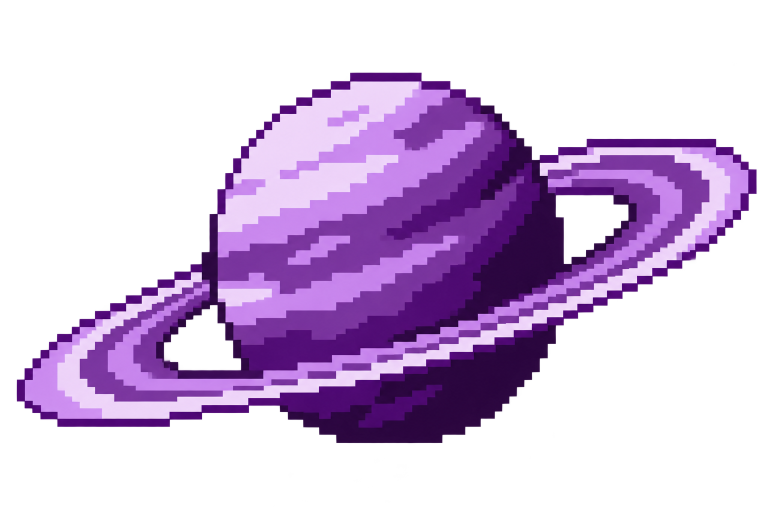
#> input picture design/source/planet.png, 1536 x 1024 px (shown at 1/2 size)
$ python build_assets.py
#> lines starting #> are read from the running program, lines starting #| are printed output that depends on the picture; after the words box and inside, x2 and y2 are one past the last pixel; in counts of white or black regions, pixels touching at a corner belong together
#!/usr/bin/env python3
"""Build the orbital identity. Pixel artwork uses a fixed grid; type stays readable."""
from pathlib import Path
from PIL import Image, ImageDraw, ImageFont, PngImagePlugin
import math
import random

ROOT = Path(__file__).resolve().parents[1]
OUT = ROOT / 'assets'
OUT.mkdir(exist_ok=True)
BG = '#100f1d'
INK = '#f2edff'
MUTED = '#bfb1d6'
LINE = '#342849'
VIOLET = '#aa80ee'
LILAC = '#d9bcff'
MINT = '#9ccec9'
TAU = math.tau


def font(size, bold=False, pixel=False):
    name = 'Silkscreen.ttf' if pixel else 'SpaceGrotesk.ttf'
    f = ImageFont.truetype(str(ROOT / 'design/fonts' / name), size)
    if not pixel:
        f.set_variation_by_axes([650 if bold else 450])
    return f


def text(draw, xy, value, size, fill=INK, bold=False, pixel=False):
    draw.text(xy, value, font=font(size, bold, pixel), fill=fill, anchor='lt')


# [5 lines left out: function save_png, not called in this run]


def sprite():
    # GIF has binary alpha. Quantize alpha and color on the logical pixel grid.
    source = Image.open(ROOT / 'design/source/planet.png').convert('RGBA')
#> source is the input picture: PIL image 1536x1024 RGBA; mean R, G, B, A 67.3, 35.8, 84.2, 96.2
    small = source.resize((96, 64), Image.Resampling.NEAREST)
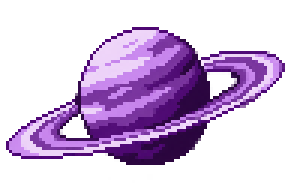
#> small: PIL image 96x64 RGBA (shown 3 times larger); mean R, G, B, A 67.4, 36, 84.4, 95.9; transparent parts drawn white
    alpha = small.getchannel('A').point(lambda a: 255 if a >= 210 else 0)
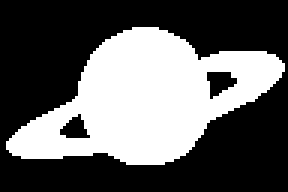
#> alpha: PIL image 96x64 L (shown 3 times larger); 37.7% white; 1 white region, box (x1, y1, x2, y2) and area: (2, 9, 95, 55) 2318
    colors = small.convert('RGB').quantize(colors=12, method=Image.Quantize.MEDIANCUT,
                                          dither=Image.Dither.NONE).convert('RGBA')
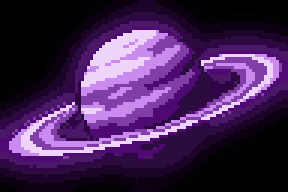
#> colors: PIL image 96x64 RGBA (shown 3 times larger); mean R, G, B, A 68, 36.8, 84.8, 255
    colors.putalpha(alpha)
    return colors


PLANET = sprite()


def stars(draw, width, height, seed, mobile=False):
    rng = random.Random(seed)
    for i in range(43 if not mobile else 31):
        x = rng.randrange(5, width // 4 - 5) * 4
        y = rng.randrange(5, height // 4 - 5) * 4
        # Leave the lettering field quiet.
        if (x < 595 and 95 < y < 408 and not mobile) or (y < 320 and mobile):
            continue
        color = ['#382b50', '#50406c', '#71618c', '#a899c5'][i % 4]
        draw.rectangle((x, y, x + 3, y + 3), fill=color)
        if i % 13 == 0:
            draw.rectangle((x-4, y+1, x+7, y+2), fill=color)
            draw.rectangle((x+1, y-4, x+2, y+7), fill=color)


def hero(mobile=False):
    width, height = (640, 720) if mobile else (1200, 500)
    canvas = Image.new('RGB', (width, height), BG)
    d = ImageDraw.Draw(canvas)
    stars(d, width, height, 24, mobile)
    if mobile:
        text(d, (42, 50), 'Gustavo', 74, bold=True)
        text(d, (42, 128), 'Maquias.', 74, bold=True)
        text(d, (46, 230), 'Desenvolvimento de software', 26, MUTED)
        text(d, (46, 275), '> java + typescript', 19, LILAC, pixel=True)
        cx, cy = 320, 506
        factor = 6
        orbit_a, orbit_b = 228, 78
    else:
        text(d, (62, 122), 'Gustavo', 91, bold=True)
        text(d, (62, 216), 'Maquias.', 91, bold=True)
        text(d, (68, 338), 'Desenvolvimento de software', 25, MUTED)
        text(d, (68, 407), '> java + typescript', 19, LILAC, pixel=True)
        cx, cy = 897, 243
        factor = 6
        orbit_a, orbit_b = 240, 104
    # A dotted orbital path is intentional diagram geometry on the pixel grid.
    angle = -0.32
    # [4 lines left out: function orbit, not called in this run]
    for n in range(104):
        x,y=orbit(n*TAU/104)
        if n%3 != 0:
            d.rectangle((x,y,x+2,y+2),fill=LINE)
    big = PLANET.resize((96*factor,64*factor),Image.Resampling.NEAREST)
    pos=(cx-big.width//2,cy-big.height//2)
    frames=[]
    for n in range(48):
        t=n*TAU/48
        frame=canvas.copy()
        x,y=orbit(t)
        # [7 lines left out: function moon, not called in this run]
        if math.sin(t)<0: moon()
        frame.paste(big,pos,big)
        if math.sin(t)>=0: moon()
        frames.append(frame)
    stem='hero-mobile' if mobile else 'hero'
    save_png(frames[0],stem+'.png','Orbital observatory; generated planet sprite, fixed pixel grid, authored typography and orbit. See design/source/PROMPTS.md.')
    # One shared palette and delta frames prevent palette flicker and keep GIFs light.
    palette=frames[0].quantize(colors=128,method=Image.Quantize.MEDIANCUT)
    indexed=[f.quantize(palette=palette,dither=Image.Dither.NONE) for f in frames]
    indexed[0].save(OUT/(stem+'.gif'),save_all=True,append_images=indexed[1:],
                    duration=250,loop=0,optimize=True,disposal=1,
                    comment=b'Gustavo Maquias / Orbital observatory. Source and provenance: design/source/PROMPTS.md')


# [84 lines left out: functions languages, project_art, project, not called in this run]


if __name__=='__main__':
    for mobile in (False,True):
#> (the run stopped early here; a loop or call above may not have finished)
